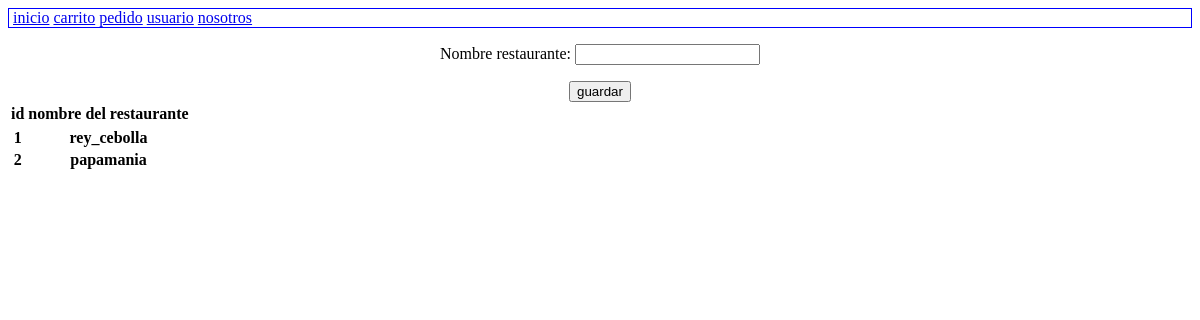
Page /registro_restaurante/ on the earlier database version.
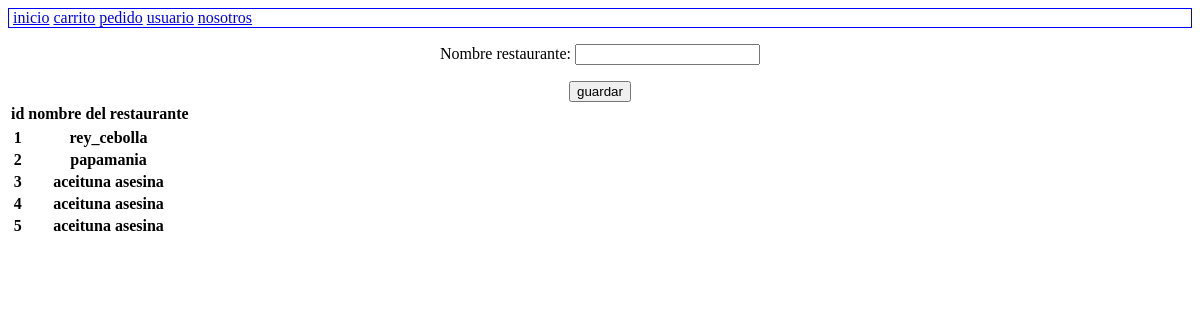
Same page on the later database version.
### main/models.py (models this page shows, shortened)
class restaurante(models.Model):
    nombre_restaurante = models.CharField(max_length=50, blank=False)

### main/views.py (the view)
# urls.py: path('registro_restaurante/', views.registro_restaurante, name="registro_restaurante"),
def registro_restaurante(request):
    re = restaurante.objects.all()
    if request.method == "POST":
        print(request.POST.get)
        r = registroRestaurante(request.POST)
        if r.is_valid():
            n = r.cleaned_data["nombre_restaurante"]
            res = restaurante(nombre_restaurante = n)
            res.save()
    else:
        r = registroRestaurante()
    return render(request, "registro_restaurante.html", {"r": r, "re": re})

### main/forms.py
class registroRestaurante(forms.Form):
    nombre_restaurante = forms.CharField(max_length=50, required=True)

### templates/main/registro_restaurante.html (shortened to what this page needs)
{% extends 'index.html' %}
{% block content %}
    <div style="text-align: center;">
        <form action="" method="post">
            {{r.as_p}}
            <button type="submit">guardar</button>
        </form>
        <table>
            <tr>
                <thead>
                    <th>
                        id
                    </th>
                    <th>
                        nombre del restaurante
                    </th>
                </thead>
                <tbody>
                    {% for i in re%}
                        <tr>
                            <th>
                                {{i.id}}
                            </th>
                            <th>
                                {{i.nombre_restaurante}}
                            </th>
                        </tr>
                    {% endfor %}
                </tbody>
            </tr>
        </table>
    </div>
{% endblock %}

Differences in the rows shown:
added restaurante: id "3", nombre_restaurante "aceituna asesina"
added restaurante: id "4", nombre_restaurante "aceituna asesina"
added restaurante: id "5", nombre_restaurante "aceituna asesina"
